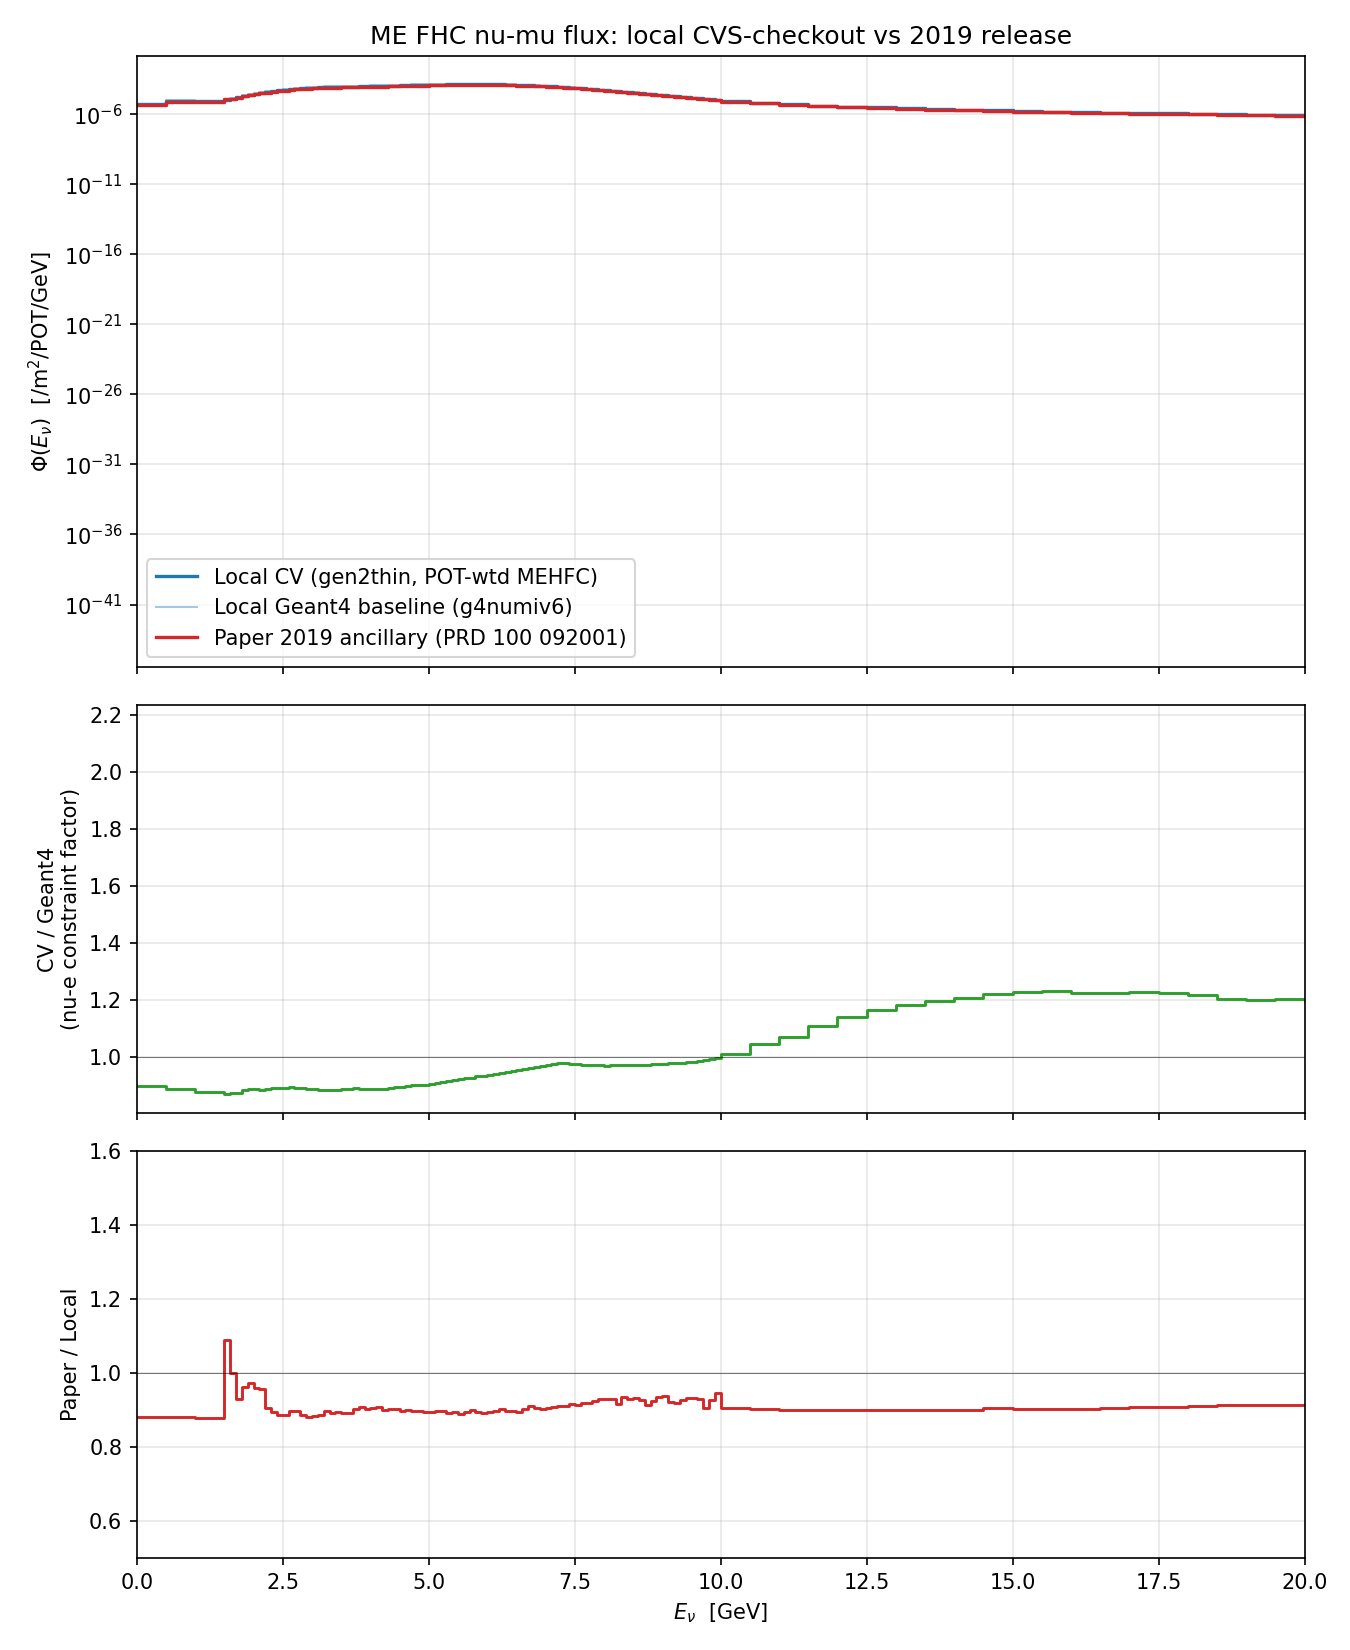

Here is the Python script that generated this plot:
#!/usr/bin/env python3
"""
Compare our local CV flux (the nu-e-constrained ME FHC flux that
`FluxAndCVReweighter` reads from the CVS-checkout
`MATFluxAndReweightFiles/flux/` tree) against the public 2019 MINERvA
flux release (Aliaga et al., PRD 100 092001, arXiv:1906.00111).

The 2019 release is the paper-era nu-e-constrained ME flux. arXiv:2106.16210
(Ruterbories) cites it. Our local files are timestamped 2021-07-07 and
yield a 1.41x too-low shape at p_||=1.5-2 GeV/c. This script lets us see
whether the local CV flux disagrees with the 2019 ancillary at low E_nu
in a way that explains the residual.

What the script does
--------------------
  1. For each of the 12 ME FHC playlists 1A..1P, read the per-playlist
     data POT from baseline_flux/runEventLoopData_<P>.root.
  2. Map each playlist to its CV flux file via the FluxReweighter
     `playlistString()` mapping: 1A..1F -> 1D, 1G/1L/1M -> 1M,
     1N/1O/1P -> 1N. (Three unique flux files cover all 12 playlists.)
  3. Sum data POTs by flux-file group, then build a POT-weighted CV
     E_nu flux (`flux_E_cvweighted` from gen2thin files) and Geant4
     baseline (`flux_E_unweighted` from g4numiv6 files).
  4. If --paper-flux is given, overlay the paper curve on the CV flux
     and produce a ratio panel (paper/ours).
  5. Always emit the local CV and unweighted curves as a CSV so the
     overlay can be reproduced or compared with anything else.

The paper-flux file
-------------------
The 2019 release is at https://minerva.fnal.gov/minerva-fluxes/ under
"Earlier Neutrino-Mode Flux" (PRD 100 092001), accessible from the
arXiv:1906.00111 ancillary files. Pass either:
  * a ROOT file with a 1D flux histogram (TH1*/MnvH1D); name with
    --paper-flux-hist if not auto-detected; or
  * a 2-column whitespace/CSV text file `E_nu_GeV  flux` (units
    /m^2/POT/GeV by default; --paper-flux-units to override).

Outputs
-------
  * compare_flux_to_paper_2019.png  -- 3-panel plot
  * compare_flux_to_paper_2019.csv  -- per-Enu-bin numerics

Read-only on the filesystem outside the working dir.
"""

import argparse
import csv
import os
import sys
import tempfile

os.environ.setdefault(
    "MPLCONFIGDIR",
    os.path.join(tempfile.gettempdir(), "minerva101-mplconfig"),
)

import numpy as np
import matplotlib
matplotlib.use("Agg")
import matplotlib.pyplot as plt
import ROOT

ROOT.gROOT.SetBatch(True)

# ---------------------------------------------------------------------------
# Static configuration

PLAYLISTS = ["1A", "1B", "1C", "1D", "1E", "1F", "1G",
             "1L", "1M", "1N", "1O", "1P"]

# FluxReweighter::playlistString() mapping for ME FHC.
PLAYLIST_TO_FLUX = {
    "1A": "minervame1D", "1B": "minervame1D", "1C": "minervame1D",
    "1D": "minervame1D", "1E": "minervame1D", "1F": "minervame1D",
    "1G": "minervame1M", "1L": "minervame1M", "1M": "minervame1M",
    "1N": "minervame1N", "1O": "minervame1N", "1P": "minervame1N",
}

FLUX_DIR = "/pscratch/sd/j/josephrb/minerva/minerva_large_files/MATFluxAndReweightFiles/flux"
BASE_DIR = "/pscratch/sd/j/josephrb/MINERvA-OmniFold/2d-unfolding/baseline_flux"

# CV-weighted (nu-e constrained) lives in the gen2thin file.
# Geant4 baseline (denominator of the weight) lives in the g4numiv6 file.
CV_FILE_FMT = "flux-gen2thin-pdg14-{tag}_rearrangedUniverses.root"
CV_HIST = "flux_E_cvweighted"
UNW_FILE_FMT = "flux-g4numiv6-pdg14-{tag}_rearrangedUniverses.root"
UNW_HIST = "flux_E_unweighted"


# ---------------------------------------------------------------------------
# I/O helpers

def read_pot_data(playlist):
    path = f"{BASE_DIR}/runEventLoopData_{playlist}.root"
    f = ROOT.TFile.Open(path, "READ")
    if not f or f.IsZombie():
        raise RuntimeError(f"could not open {path}")
    par = f.Get("POTUsed")
    if not par:
        raise RuntimeError(f"POTUsed missing in {path}")
    return float(par.GetVal())


def read_th1_as_arrays(path, hist_name):
    """Return (low_edges, high_edges, contents). Bin contents in
    /m^2/POT/GeV (the FluxReweighter convention)."""
    f = ROOT.TFile.Open(path, "READ")
    if not f or f.IsZombie():
        raise RuntimeError(f"could not open {path}")
    h = f.Get(hist_name)
    if not h:
        raise RuntimeError(f"{hist_name} missing in {path}")
    n = h.GetNbinsX()
    lo = np.array([h.GetBinLowEdge(i) for i in range(1, n + 1)], dtype=float)
    hi = np.array([h.GetBinLowEdge(i + 1) for i in range(1, n + 1)], dtype=float)
    contents = np.array([h.GetBinContent(i) for i in range(1, n + 1)],
                        dtype=float)
    return lo, hi, contents


# ---------------------------------------------------------------------------
# Local POT-weighted CV flux

def aggregate_local_flux():
    """POT-weighted average across the 3 unique CV flux files."""
    pot_by_tag = {}
    for p in PLAYLISTS:
        tag = PLAYLIST_TO_FLUX[p]
        pot_by_tag[tag] = pot_by_tag.get(tag, 0.0) + read_pot_data(p)

    pot_total = sum(pot_by_tag.values())
    print(f"[info] read 12 playlists, total data POT = {pot_total:.4e}")
    for tag, pot in pot_by_tag.items():
        print(f"        {tag}: POT = {pot:.4e} ({100 * pot / pot_total:.2f}%)")

    ref_lo = ref_hi = None
    cv_sum = unw_sum = None
    for tag, pot in pot_by_tag.items():
        cv_path = f"{FLUX_DIR}/{CV_FILE_FMT.format(tag=tag)}"
        unw_path = f"{FLUX_DIR}/{UNW_FILE_FMT.format(tag=tag)}"

        lo, hi, cv = read_th1_as_arrays(cv_path, CV_HIST)
        _, _, unw = read_th1_as_arrays(unw_path, UNW_HIST)

        if ref_lo is None:
            ref_lo, ref_hi = lo, hi
            cv_sum = pot * cv
            unw_sum = pot * unw
        else:
            if not (np.allclose(lo, ref_lo) and np.allclose(hi, ref_hi)):
                raise RuntimeError(f"binning mismatch for {tag}")
            cv_sum += pot * cv
            unw_sum += pot * unw

    cv_avg = cv_sum / pot_total
    unw_avg = unw_sum / pot_total
    return ref_lo, ref_hi, cv_avg, unw_avg


# ---------------------------------------------------------------------------
# Paper flux loader

def load_paper_flux(path, hist_name=None, units_scale=1.0):
    """Return (E_nu, flux) at bin centers / sample points."""
    if path.endswith(".root"):
        f = ROOT.TFile.Open(path, "READ")
        if not f or f.IsZombie():
            raise RuntimeError(f"could not open {path}")
        if hist_name is None:
            keys = [k.GetName() for k in f.GetListOfKeys()]
            cands = [k for k in keys
                     if "flux" in k.lower() or "phi" in k.lower()]
            if len(cands) != 1:
                raise RuntimeError(
                    f"could not auto-detect flux hist in {path}; "
                    f"keys = {keys}; pass --paper-flux-hist")
            hist_name = cands[0]
            print(f"[info] auto-detected paper hist: {hist_name}")
        h = f.Get(hist_name)
        if not h:
            raise RuntimeError(f"{hist_name} missing in {path}")
        n = h.GetNbinsX()
        x = np.array([h.GetBinCenter(i) for i in range(1, n + 1)])
        y = np.array([h.GetBinContent(i) for i in range(1, n + 1)])
        return x, y * units_scale

    # Plain text / CSV. Two supported layouts:
    #   2 columns:  E_nu_GeV, flux
    #   3 columns:  bin_low_GeV, bin_high_GeV, flux  (used by the
    #               arXiv:1906.00111 ancillary release)
    # Header lines and lines beginning with '#' are skipped.
    rows = []
    with open(path) as fh:
        for line in fh:
            s = line.strip()
            if not s or s.startswith("#"):
                continue
            parts = s.replace(",", " ").split()
            try:
                vals = [float(x) for x in parts]
            except ValueError:
                continue
            rows.append(vals)
    if not rows:
        raise RuntimeError(f"no data rows in {path}")
    ncols = max(len(r) for r in rows)
    if ncols >= 3:
        arr = np.array([r for r in rows if len(r) >= 3])
        x = 0.5 * (arr[:, 0] + arr[:, 1])
        y = arr[:, 2]
    elif ncols == 2:
        arr = np.array(rows)
        x = arr[:, 0]
        y = arr[:, 1]
    else:
        raise RuntimeError(f"need >=2 numeric columns in {path}, got {ncols}")
    return x, y * units_scale


def rebin_paper_to_local(paper_x, paper_y, lo, hi):
    """Linearly interpolate paper (E_nu_center, flux) to bin centers
    of the local binning. Returns one value per local bin."""
    centers = 0.5 * (lo + hi)
    return np.interp(centers, paper_x, paper_y, left=np.nan, right=np.nan)


# ---------------------------------------------------------------------------
# Plot + dump

def write_csv(path, lo, hi, cv, unw, paper=None):
    with open(path, "w", newline="") as fh:
        w = csv.writer(fh)
        cols = ["enu_low", "enu_high", "enu_center", "local_cv",
                "local_unweighted", "local_cv_over_unweighted"]
        if paper is not None:
            cols += ["paper_cv", "paper_over_local"]
        w.writerow(cols)
        centers = 0.5 * (lo + hi)
        ratio_corr = np.where(unw > 0, cv / unw, np.nan)
        if paper is not None:
            paper_over_local = np.where(cv > 0, paper / cv, np.nan)
        for i in range(len(lo)):
            row = [lo[i], hi[i], centers[i], cv[i], unw[i], ratio_corr[i]]
            if paper is not None:
                row += [paper[i], paper_over_local[i]]
            w.writerow(row)


def make_plot(out_path, lo, hi, cv, unw, paper=None):
    centers = 0.5 * (lo + hi)
    width = hi - lo

    if paper is not None:
        fig, axs = plt.subplots(3, 1, figsize=(9.0, 11.0), sharex=True,
                                gridspec_kw=dict(height_ratios=[3, 2, 2]))
    else:
        fig, axs = plt.subplots(2, 1, figsize=(9.0, 8.0), sharex=True,
                                gridspec_kw=dict(height_ratios=[3, 2]))

    ax = axs[0]
    ax.step(lo, cv, where="post", lw=1.6, color="C0",
            label="Local CV (gen2thin, POT-wtd MEHFC)")
    ax.step(lo, unw, where="post", lw=1.0, color="C0", alpha=0.4,
            label="Local Geant4 baseline (g4numiv6)")
    if paper is not None:
        ax.step(lo, paper, where="post", lw=1.6, color="C3",
                label="Paper 2019 ancillary (PRD 100 092001)")
    ax.set_yscale("log")
    ax.set_ylabel(r"$\Phi(E_\nu)$  [/m$^2$/POT/GeV]")
    ax.set_xlim(0.0, 20.0)
    ax.legend(loc="best")
    ax.grid(True, which="both", alpha=0.3)
    ax.set_title("ME FHC nu-mu flux: local CVS-checkout vs 2019 release")

    ax = axs[1]
    corr = np.where(unw > 0, cv / unw, np.nan)
    ax.step(lo, corr, where="post", lw=1.4, color="C2")
    ax.axhline(1.0, color="k", lw=0.5, alpha=0.5)
    ax.set_ylabel("CV / Geant4\n(nu-e constraint factor)")
    ax.grid(True, alpha=0.3)
    ax.set_xlim(0.0, 20.0)

    if paper is not None:
        ax = axs[2]
        ratio = np.where(cv > 0, paper / cv, np.nan)
        ax.step(lo, ratio, where="post", lw=1.4, color="C3")
        ax.axhline(1.0, color="k", lw=0.5, alpha=0.5)
        ax.set_ylabel("Paper / Local")
        ax.set_ylim(0.5, 1.6)
        ax.grid(True, alpha=0.3)
        ax.set_xlim(0.0, 20.0)

    axs[-1].set_xlabel(r"$E_\nu$  [GeV]")
    plt.tight_layout()
    plt.savefig(out_path, dpi=150)
    plt.close(fig)


# ---------------------------------------------------------------------------
# Main

def main():
    p = argparse.ArgumentParser(description=__doc__,
                                formatter_class=argparse.RawDescriptionHelpFormatter)
    p.add_argument("--paper-flux", default=None,
                   help="Path to a 2019-release flux file (ROOT or text).")
    p.add_argument("--paper-flux-hist", default=None,
                   help="Histogram name inside a ROOT --paper-flux file.")
    p.add_argument("--paper-flux-units", default="per_m2_per_pot_per_gev",
                   choices=["per_m2_per_pot_per_gev", "per_cm2_per_pot_per_gev"],
                   help="Units of the paper flux. Local files are "
                        "/m^2/POT/GeV.")
    p.add_argument("--out-png",
                   default="compare_flux_to_paper_2019.png")
    p.add_argument("--out-csv",
                   default="compare_flux_to_paper_2019.csv")
    args = p.parse_args()

    lo, hi, cv, unw = aggregate_local_flux()

    paper_at_local = None
    if args.paper_flux is not None:
        scale = 1.0
        if args.paper_flux_units == "per_cm2_per_pot_per_gev":
            scale = 1.0e4  # cm^-2 -> m^-2
        paper_x, paper_y = load_paper_flux(args.paper_flux,
                                           args.paper_flux_hist, scale)
        paper_at_local = rebin_paper_to_local(paper_x, paper_y, lo, hi)
        print(f"[info] loaded paper flux from {args.paper_flux} "
              f"({len(paper_x)} sample points, "
              f"E_nu in [{paper_x.min():.2f}, {paper_x.max():.2f}] GeV)")

    print()
    print(f"{'E_nu (GeV)':>12} {'local_CV':>12} {'CV/G4':>8} "
          f"{'paper':>12} {'paper/local':>12}")
    centers = 0.5 * (lo + hi)
    for i, c in enumerate(centers):
        if c < 1.0 or c > 10.0:
            continue
        corr = cv[i] / unw[i] if unw[i] > 0 else float("nan")
        if paper_at_local is not None:
            pap = paper_at_local[i]
            ratio = pap / cv[i] if cv[i] > 0 else float("nan")
            print(f"{c:>12.3f} {cv[i]:>12.4e} {corr:>8.3f} "
                  f"{pap:>12.4e} {ratio:>12.4f}")
        else:
            print(f"{c:>12.3f} {cv[i]:>12.4e} {corr:>8.3f}")

    write_csv(args.out_csv, lo, hi, cv, unw, paper_at_local)
    make_plot(args.out_png, lo, hi, cv, unw, paper_at_local)
    print(f"\n[ok] wrote {args.out_csv}")
    print(f"[ok] wrote {args.out_png}")


if __name__ == "__main__":
    main()
